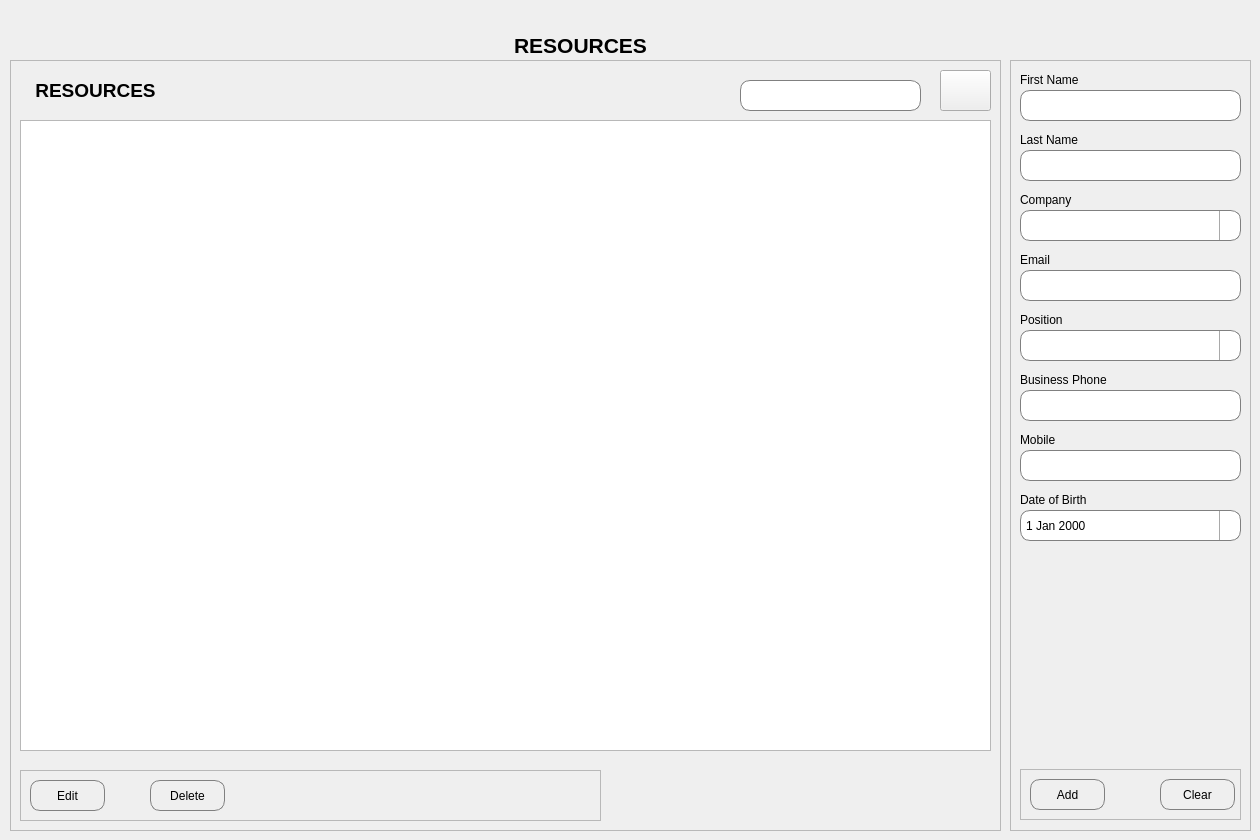
    <widget class="QWidget" name="resources">
     <widget class="QLabel" name="label_18">
      <property name="geometry">
       <rect>
        <x>370</x>
        <y>30</y>
        <width>421</width>
        <height>31</height>
       </rect>
      </property>
      <property name="sizePolicy">
       <sizepolicy hsizetype="Ignored" vsizetype="Preferred">
        <horstretch>0</horstretch>
        <verstretch>0</verstretch>
       </sizepolicy>
      </property>
      <property name="font">
       <font>
        <pointsize>16</pointsize>
        <weight>75</weight>
        <bold>true</bold>
       </font>
      </property>
      <property name="text">
       <string>RESOURCES</string>
      </property>
      <property name="alignment">
       <set>Qt::AlignCenter</set>
      </property>
     </widget>
     <widget class="QFrame" name="customerCRUD_3">
      <property name="geometry">
       <rect>
        <x>1010</x>
        <y>60</y>
        <width>241</width>
        <height>771</height>
       </rect>
      </property>
      <property name="frameShape">
       <enum>QFrame::StyledPanel</enum>
      </property>
      <property name="frameShadow">
       <enum>QFrame::Raised</enum>
      </property>
      <widget class="QFrame" name="frame_12">
       <property name="geometry">
        <rect>
         <x>10</x>
         <y>709</y>
         <width>221</width>
         <height>51</height>
        </rect>
       </property>
       <property name="frameShape">
        <enum>QFrame::StyledPanel</enum>
       </property>
       <property name="frameShadow">
        <enum>QFrame::Raised</enum>
       </property>
       <widget class="QPushButton" name="btnNew_3">
        <property name="geometry">
         <rect>
          <x>10</x>
          <y>10</y>
          <width>75</width>
          <height>31</height>
         </rect>
        </property>
        <property name="styleSheet">
         <string notr="true">   QPushButton {
         border: 1px solid gray;
         border-radius: 10px;
		 background-color: qlineargradient(x1: 0, y1: 0, x2: 0, y2: 1,
                                           stop: 0 #f6f7fa, stop: 1 rgb(43, 200, 7));
	
	
     }

 QPushButton:pressed {
         background-color: qlineargradient(x1: 0, y1: 0, x2: 0, y2: 1,
                                           stop: 0 #dadbde, stop: 1 #f6f7fa);
     }</string>
        </property>
        <property name="text">
         <string>Add</string>
        </property>
       </widget>
       <widget class="QPushButton" name="btnClear_3">
        <property name="geometry">
         <rect>
          <x>140</x>
          <y>10</y>
          <width>75</width>
          <height>31</height>
         </rect>
        </property>
        <property name="styleSheet">
         <string notr="true">   QPushButton {
         border: 1px solid gray;
         border-radius: 10px;
		 background-color: qlineargradient(x1: 0, y1: 0, x2: 0, y2: 1,
                                           stop: 0 #f6f7fa, stop: 1 rgb(145, 145, 145) );
	
	
     }

 QPushButton:pressed {
         background-color: qlineargradient(x1: 0, y1: 0, x2: 0, y2: 1,
                                           stop: 0 #dadbde, stop: 1 #f6f7fa);
     }</string>
        </property>
        <property name="text">
         <string>Clear</string>
        </property>
       </widget>
      </widget>
      <widget class="QLabel" name="lbFirstName_2">
       <property name="geometry">
        <rect>
         <x>10</x>
         <y>10</y>
         <width>121</width>
         <height>20</height>
        </rect>
       </property>
       <property name="font">
        <font>
         <pointsize>9</pointsize>
        </font>
       </property>
       <property name="text">
        <string>First Name</string>
       </property>
      </widget>
      <widget class="QLineEdit" name="leFirstName_2">
       <property name="geometry">
        <rect>
         <x>10</x>
         <y>30</y>
         <width>221</width>
         <height>31</height>
        </rect>
       </property>
       <property name="font">
        <font>
         <pointsize>10</pointsize>
        </font>
       </property>
       <property name="styleSheet">
        <string notr="true">QLineEdit {
 border: 1px solid gray;
 border-radius: 10px;
}</string>
       </property>
      </widget>
      <widget class="QLabel" name="lbEmail_2">
       <property name="geometry">
        <rect>
         <x>10</x>
         <y>190</y>
         <width>121</width>
         <height>20</height>
        </rect>
       </property>
       <property name="font">
        <font>
         <pointsize>9</pointsize>
        </font>
       </property>
       <property name="text">
        <string>Email</string>
       </property>
      </widget>
      <widget class="QLineEdit" name="leEmail_2">
       <property name="geometry">
        <rect>
         <x>10</x>
         <y>210</y>
         <width>221</width>
         <height>31</height>
        </rect>
       </property>
       <property name="font">
        <font>
         <pointsize>10</pointsize>
        </font>
       </property>
       <property name="styleSheet">
        <string notr="true">QLineEdit {
 border: 1px solid gray;
 border-radius: 10px;
}</string>
       </property>
       <property name="text">
        <string/>
       </property>
      </widget>
      <widget class="QLineEdit" name="leBusPhone_2">
       <property name="geometry">
        <rect>
         <x>10</x>
         <y>330</y>
         <width>221</width>
         <height>31</height>
        </rect>
       </property>
       <property name="font">
        <font>
         <pointsize>10</pointsize>
        </font>
       </property>
       <property name="styleSheet">
        <string notr="true">QLineEdit {
 border: 1px solid gray;
 border-radius: 10px;
}</string>
       </property>
       <property name="text">
        <string/>
       </property>
      </widget>
      <widget class="QLabel" name="lbBusPhone_2">
       <property name="geometry">
        <rect>
         <x>10</x>
         <y>310</y>
         <width>121</width>
         <height>20</height>
        </rect>
       </property>
       <property name="font">
        <font>
         <pointsize>9</pointsize>
        </font>
       </property>
       <property name="text">
        <string>Business Phone</string>
       </property>
      </widget>
      <widget class="QLineEdit" name="leMobile_2">
       <property name="geometry">
        <rect>
         <x>10</x>
         <y>390</y>
         <width>221</width>
         <height>31</height>
        </rect>
       </property>
       <property name="font">
        <font>
         <pointsize>10</pointsize>
        </font>
       </property>
       <property name="styleSheet">
        <string notr="true">QLineEdit {
 border: 1px solid gray;
 border-radius: 10px;
}</string>
       </property>
       <property name="text">
        <string/>
       </property>
      </widget>
      <widget class="QLabel" name="lbMobile_2">
       <property name="geometry">
        <rect>
         <x>10</x>
         <y>370</y>
         <width>121</width>
         <height>20</height>
        </rect>
       </property>
       <property name="font">
        <font>
         <pointsize>9</pointsize>
        </font>
       </property>
       <property name="text">
        <string>Mobile</string>
       </property>
      </widget>
      <widget class="QLabel" name="lbDOB_2">
       <property name="geometry">
        <rect>
         <x>10</x>
         <y>430</y>
         <width>211</width>
         <height>20</height>
        </rect>
       </property>
       <property name="font">
        <font>
         <pointsize>9</pointsize>
        </font>
       </property>
       <property name="text">
        <string>Date of Birth</string>
       </property>
      </widget>
      <widget class="QLabel" name="lbLastName_2">
       <property name="geometry">
        <rect>
         <x>10</x>
         <y>70</y>
         <width>121</width>
         <height>20</height>
        </rect>
       </property>
       <property name="font">
        <font>
         <pointsize>9</pointsize>
        </font>
       </property>
       <property name="text">
        <string>Last Name</string>
       </property>
      </widget>
      <widget class="QLineEdit" name="leLastName_2">
       <property name="geometry">
        <rect>
         <x>10</x>
         <y>90</y>
         <width>221</width>
         <height>31</height>
        </rect>
       </property>
       <property name="font">
        <font>
         <pointsize>10</pointsize>
        </font>
       </property>
       <property name="styleSheet">
        <string notr="true">QLineEdit {
 border: 1px solid gray;
 border-radius: 10px;
}</string>
       </property>
      </widget>
      <widget class="QComboBox" name="cbCompany_2">
       <property name="geometry">
        <rect>
         <x>10</x>
         <y>150</y>
         <width>221</width>
         <height>31</height>
        </rect>
       </property>
       <property name="styleSheet">
        <string notr="true">QComboBox{
    border-top-left-radius: 10px;
    border-bottom-left-radius: 10px;
	border-top-right-radius: 10px;
    border-bottom-right-radius: 10px;
    background: white;
    border: 1px solid gray;
    box-shadow: transparent;
	padding: 1px 18px 1px 3px;
   
}

QComboBox::drop-down {
     subcontrol-origin: padding;
     subcontrol-position: top right;
     width: 20px;

     border-left-width: 1px;
     border-left-color: darkgray;
     border-left-style: solid; /* just a single line */
     border-top-right-radius: 10px; /* same radius as the QComboBox */
     border-bottom-right-radius: 10px;
 }

QComboBox::down-arrow {
     image:url(:/icons/icons/arrow-down.svg)
 }

 QComboBox::down-arrow:on { /* shift the arrow when popup is open */
     top: 1px;
     left: 1px;
 }

</string>
       </property>
      </widget>
      <widget class="QLabel" name="lbCompany_2">
       <property name="geometry">
        <rect>
         <x>10</x>
         <y>130</y>
         <width>121</width>
         <height>20</height>
        </rect>
       </property>
       <property name="font">
        <font>
         <pointsize>9</pointsize>
        </font>
       </property>
       <property name="text">
        <string>Company</string>
       </property>
      </widget>
      <widget class="QDateEdit" name="deDOB_2">
       <property name="geometry">
        <rect>
         <x>10</x>
         <y>450</y>
         <width>221</width>
         <height>31</height>
        </rect>
       </property>
       <property name="styleSheet">
        <string notr="true">QDateEdit{
    border-top-left-radius: 10px;
    border-bottom-left-radius: 10px;
	border-top-right-radius: 10px;
    border-bottom-right-radius: 10px;
    background: white;
    border: 1px solid gray;
    box-shadow: transparent;
	padding: 1px 18px 1px 3px;
   
}

QDateEdit::drop-down {
     subcontrol-origin: padding;
     subcontrol-position: top right;
     width: 20px;

     border-left-width: 1px;
     border-left-color: darkgray;
     border-left-style: solid; /* just a single line */
     border-top-right-radius: 10px; /* same radius as the QComboBox */
     border-bottom-right-radius: 10px;
 }

QDateEdit::down-arrow {
     image:url(:/icons/icons/arrow-down.svg)
 }

QDateEdit::up-arrow {
     image:url(:/icons/icons/arrow-up.svg)
 }

 QDateEdit::down-arrow:on { /* shift the arrow when popup is open */
     top: 1px;
     left: 1px;
 }
</string>
       </property>
       <property name="calendarPopup">
        <bool>true</bool>
       </property>
      </widget>
      <widget class="QLabel" name="lbPosition_2">
       <property name="geometry">
        <rect>
         <x>10</x>
         <y>250</y>
         <width>121</width>
         <height>20</height>
        </rect>
       </property>
       <property name="font">
        <font>
         <pointsize>9</pointsize>
        </font>
       </property>
       <property name="text">
        <string>Position</string>
       </property>
      </widget>
      <widget class="QComboBox" name="cbPosition">
       <property name="geometry">
        <rect>
         <x>10</x>
         <y>270</y>
         <width>221</width>
         <height>31</height>
        </rect>
       </property>
       <property name="styleSheet">
        <string notr="true">QComboBox{
    border-top-left-radius: 10px;
    border-bottom-left-radius: 10px;
	border-top-right-radius: 10px;
    border-bottom-right-radius: 10px;
    background: white;
    border: 1px solid gray;
    box-shadow: transparent;
	padding: 1px 18px 1px 3px;
   
}

QComboBox::drop-down {
     subcontrol-origin: padding;
     subcontrol-position: top right;
     width: 20px;

     border-left-width: 1px;
     border-left-color: darkgray;
     border-left-style: solid; /* just a single line */
     border-top-right-radius: 10px; /* same radius as the QComboBox */
     border-bottom-right-radius: 10px;
 }

QComboBox::down-arrow {
     image:url(:/icons/icons/arrow-down.svg)
 }

 QComboBox::down-arrow:on { /* shift the arrow when popup is open */
     top: 1px;
     left: 1px;
 }

</string>
       </property>
      </widget>
     </widget>
     <widget class="QFrame" name="contactListContainer_2">
      <property name="geometry">
       <rect>
        <x>10</x>
        <y>60</y>
        <width>991</width>
        <height>771</height>
       </rect>
      </property>
      <property name="frameShape">
       <enum>QFrame::StyledPanel</enum>
      </property>
      <property name="frameShadow">
       <enum>QFrame::Raised</enum>
      </property>
      <widget class="QLabel" name="lbContacts_3">
       <property name="geometry">
        <rect>
         <x>10</x>
         <y>20</y>
         <width>151</width>
         <height>20</height>
        </rect>
       </property>
       <property name="sizePolicy">
        <sizepolicy hsizetype="Ignored" vsizetype="Preferred">
         <horstretch>0</horstretch>
         <verstretch>0</verstretch>
        </sizepolicy>
       </property>
       <property name="font">
        <font>
         <pointsize>14</pointsize>
         <weight>75</weight>
         <bold>true</bold>
        </font>
       </property>
       <property name="text">
        <string>RESOURCES</string>
       </property>
       <property name="alignment">
        <set>Qt::AlignCenter</set>
       </property>
      </widget>
      <widget class="QLineEdit" name="leSearch_3">
       <property name="geometry">
        <rect>
         <x>730</x>
         <y>20</y>
         <width>181</width>
         <height>31</height>
        </rect>
       </property>
       <property name="font">
        <font>
         <pointsize>10</pointsize>
        </font>
       </property>
       <property name="styleSheet">
        <string notr="true">QLineEdit {
 border: 1px solid gray;
 border-radius: 10px;
}</string>
       </property>
      </widget>
      <widget class="QPushButton" name="searchBtn_3">
       <property name="enabled">
        <bool>true</bool>
       </property>
       <property name="geometry">
        <rect>
         <x>930</x>
         <y>10</y>
         <width>51</width>
         <height>41</height>
        </rect>
       </property>
       <property name="sizePolicy">
        <sizepolicy hsizetype="Minimum" vsizetype="Minimum">
         <horstretch>0</horstretch>
         <verstretch>0</verstretch>
        </sizepolicy>
       </property>
       <property name="font">
        <font>
         <stylestrategy>PreferDefault</stylestrategy>
         <kerning>false</kerning>
        </font>
       </property>
       <property name="toolTip">
        <string>Overview of Actions and Workload</string>
       </property>
       <property name="toolTipDuration">
        <number>0</number>
       </property>
       <property name="layoutDirection">
        <enum>Qt::LeftToRight</enum>
       </property>
       <property name="autoFillBackground">
        <bool>false</bool>
       </property>
       <property name="inputMethodHints">
        <set>Qt::ImhNone</set>
       </property>
       <property name="text">
        <string/>
       </property>
       <property name="icon">
        <iconset resource="../resources/assets/resources.qrc">
         <normaloff>:/icons/icons/zoom-in.svg</normaloff>:/icons/icons/zoom-in.svg</iconset>
       </property>
       <property name="iconSize">
        <size>
         <width>24</width>
         <height>24</height>
        </size>
       </property>
       <property name="checkable">
        <bool>false</bool>
       </property>
       <property name="flat">
        <bool>false</bool>
       </property>
      </widget>
      <widget class="QFrame" name="frame_13">
       <property name="geometry">
        <rect>
         <x>10</x>
         <y>710</y>
         <width>581</width>
         <height>51</height>
        </rect>
       </property>
       <property name="frameShape">
        <enum>QFrame::StyledPanel</enum>
       </property>
       <property name="frameShadow">
        <enum>QFrame::Raised</enum>
       </property>
       <widget class="QPushButton" name="btnEdit_3">
        <property name="geometry">
         <rect>
          <x>10</x>
          <y>10</y>
          <width>75</width>
          <height>31</height>
         </rect>
        </property>
        <property name="styleSheet">
         <string notr="true">    QPushButton {
         border: 1px solid gray;
         border-radius: 10px;
		 background-color: qlineargradient(x1: 0, y1: 0, x2: 0, y2: 1,
                                           stop: 0 #f6f7fa, stop: 1 rgb(255, 255, 0));
	
	
     }

 QPushButton:pressed {
         background-color: qlineargradient(x1: 0, y1: 0, x2: 0, y2: 1,
                                           stop: 0 #dadbde, stop: 1 #f6f7fa);
     }</string>
        </property>
        <property name="text">
         <string>Edit</string>
        </property>
       </widget>
       <widget class="QPushButton" name="btnDelete_3">
        <property name="geometry">
         <rect>
          <x>130</x>
          <y>10</y>
          <width>75</width>
          <height>31</height>
         </rect>
        </property>
        <property name="styleSheet">
         <string notr="true">    QPushButton {
         border: 1px solid gray;
         border-radius: 10px;
		 background-color: qlineargradient(x1: 0, y1: 0, x2: 0, y2: 1,
                                           stop: 0 #f6f7fa, stop: 1 rgb(255, 0, 0));
	
     }

 QPushButton:pressed {
         background-color: qlineargradient(x1: 0, y1: 0, x2: 0, y2: 1,
                                           stop: 0 #dadbde, stop: 1 #f6f7fa);
     }</string>
        </property>
        <property name="text">
         <string>Delete</string>
        </property>
       </widget>
      </widget>
      <widget class="QTableView" name="tvContacts_2">
       <property name="geometry">
        <rect>
         <x>10</x>
         <y>60</y>
         <width>971</width>
         <height>631</height>
        </rect>
       </property>
      </widget>
     </widget>
    </widget>
